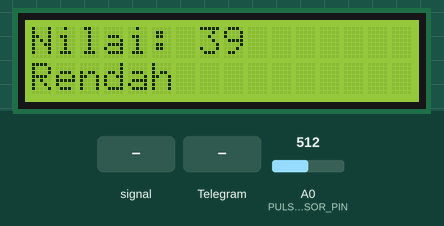
Recording of a sketch running on a simulated ESP8266 (NodeMCU). Shown: 16×2 character LCD. Inputs (shaded band) come from the test bench; at power-on: A0 (PULSE_SENSOR_PIN) = 512. WiFi joins after 1.5 s; servers stay silent unless stated; the local clock reads 2024-03-15 10:24:30 at power-on unless the sketch sets it; what the sketch prints to the serial monitor is not drawn.

Above: at 5.3 s.
5.4 s: A0 (PULSE_SENSOR_PIN) fed a 200 Hz sine of ±460 counts around its level
At 6.62 s:
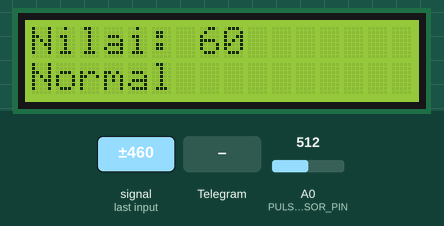
8.2 s: A0 (PULSE_SENSOR_PIN) set to 716
At 9.9 s:
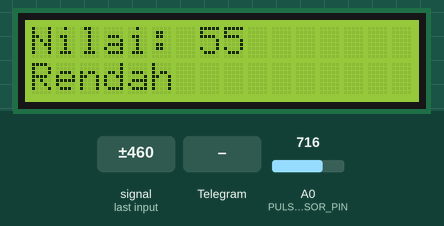
10.2 s: A0 (PULSE_SENSOR_PIN) fed a 1000 Hz sine of ±255 counts around its level
At 11.2 s:
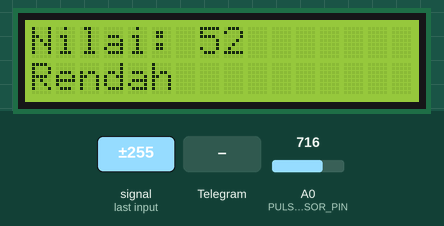
12.2 s: Telegram message "/start" received
At 15.0 s:
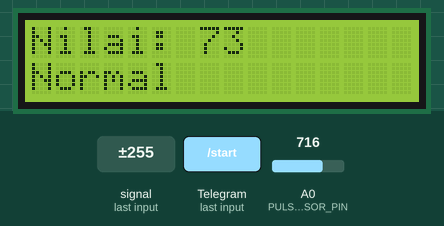
15.1 s: A0 (PULSE_SENSOR_PIN) set to 540
At 15.9 s:
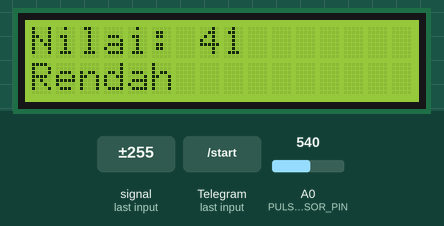
16.8 s: A0 (PULSE_SENSOR_PIN) set to 560
At 18.7 s:
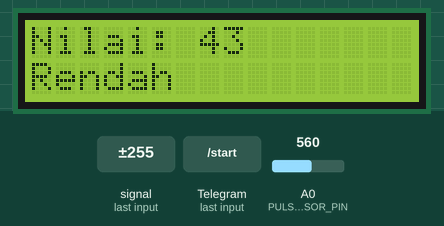
Timing chart, 0 to 19.8 s (numbered marks = the images above; inputs shaded):
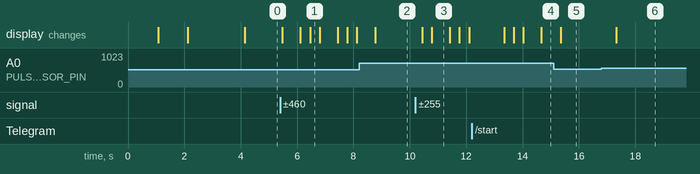

The sketch:

SmartHeartRate.ino
```cpp
#ifdef ESP32
  #include <WiFi.h>
#else
  #include <ESP8266WiFi.h>
#endif
#include <WiFiClientSecure.h>
#include <UniversalTelegramBot.h>
#include <ArduinoJson.h>
#include <Wire.h>
#include <LiquidCrystal_I2C.h>
LiquidCrystal_I2C lcd(0x27, 16, 2);

const char* ssid = "ENTER A VALUE";
const char* password = "ENTER A VALUE";

// Initialize Telegram BOT
#define BOTtoken "ENTER A VALUE"
#define CHAT_ID "ENTER A VALUE"

#ifdef ESP8266
  X509List cert(TELEGRAM_CERTIFICATE_ROOT);
#endif

WiFiClientSecure client;
UniversalTelegramBot bot(BOTtoken, client);

// Checks for new messages every 1 second.
int botRequestDelay = 1000;
unsigned long lastTimeBotRan;

const int PULSE_SENSOR_PIN = A0;
int Signal, valueFinal;
int Threshold = 550;

// Handle what happens when you receive new messages
void handleNewMessages(int numNewMessages) {
  Serial.println("handleNewMessages");
  Serial.println(String(numNewMessages));

  for (int i=0; i<numNewMessages; i++) {
    // Chat id of the requester
    String chat_id = String(bot.messages[i].chat_id);
    if (chat_id != CHAT_ID){
      bot.sendMessage(chat_id, "Unauthorized user", "");
      continue;
    }

    // Print the received message
    String text = bot.messages[i].text;
    Serial.println(text);

    String from_name = bot.messages[i].from_name;

    if (text == "/start") {
      String welcome = "Welcome, " + from_name + ".\n";
      welcome += "nanti diisi (penjelasan tentang project).\n\n";
      welcome += "nanti diisi (penjelasan tentang project) \n";
      welcome += "nanti diisi (penjelasan tentang project) \n";
      welcome += "nanti diisi (penjelasan tentang project) \n";
      bot.sendMessage(chat_id, welcome, "");
    }

  }

}

void pulseValue() {
  Signal = analogRead(PULSE_SENSOR_PIN);
  valueFinal = Signal/13;

  Serial.println(Signal);
  Serial.print("kalibrasi :");
  Serial.println(valueFinal);
  lcd.clear();
  lcd.setCursor(0,0);
  lcd.print("Nilai: " + String(valueFinal));

  if(valueFinal < 60) {
    lcd.setCursor(0,1);
    lcd.print("Rendah               ");
    String message = "LAPORAN MONITORING DETAK JANTUNG\n\n";
    message += "Heart Rate: " + String(valueFinal) + "\n";
    message += "Status: Detak jantung rendah \n";
    bot.sendMessage(CHAT_ID, message, "");
  } else if (valueFinal >= 60 && valueFinal <= 100) {
    lcd.setCursor(0,1);
    lcd.print("Normal               ");
    String message = "LAPORAN MONITORING DETAK JANTUNG\n\n";
    message += "Heart Rate: " + String(valueFinal) + "\n";
    message += "Status: Detak jantung normal \n";
    bot.sendMessage(CHAT_ID, message, "");
  } else {
    lcd.setCursor(0,1);
    lcd.print("Tinggi               ");
    String message = "LAPORAN MONITORING DETAK JANTUNG\n\n";
    message += "Heart Rate: " + String(valueFinal) + "\n";
    message += "Status: Detak jantung tinggi \n";
    bot.sendMessage(CHAT_ID, message, "");
  }
  delay(10);
}

void setup() {
  lcd.begin();
  //lcd.init();
  lcd.backlight();

  Serial.begin(115200);

  #ifdef ESP8266
    configTime(0, 0, "pool.ntp.org");      // get UTC time via NTP
    client.setTrustAnchors(&cert); // Add root certificate for api.telegram.org
  #endif

  // Connect to Wi-Fi
  WiFi.mode(WIFI_STA);
  WiFi.begin(ssid, password);
  #ifdef ESP32
    client.setCACert(TELEGRAM_CERTIFICATE_ROOT); // Add root certificate for api.telegram.org
  #endif
  while (WiFi.status() != WL_CONNECTED) {
    delay(1000);
    Serial.println("Connecting to WiFi..");
    lcd.setCursor(0,0);
    lcd.print("Connecting..");
  }
  // Print ESP32 Local IP Address
  Serial.println(WiFi.localIP());
  lcd.clear();
  lcd.setCursor(0,0);
  lcd.print(WiFi.localIP());
  lcd.setCursor(0,1);
  lcd.print("ALL CLEAR");
  delay(2000);
  lcd.clear();
}

void loop() {
  pulseValue();

  if (millis() > lastTimeBotRan + botRequestDelay)  {
    int numNewMessages = bot.getUpdates(bot.last_message_received + 1);

    while(numNewMessages) {
      Serial.println("got response");
      handleNewMessages(numNewMessages);
      numNewMessages = bot.getUpdates(bot.last_message_received + 1);
    }
    lastTimeBotRan = millis();
  }
}
```

Measured:
- after the input at 5.4 s, the display: first changes after 0.07 s (image 1 shows a later state)
- after the input at 10.2 s, the display: first changes after 0.24 s (image 3 shows a later state)
- after the input at 12.2 s, the display: first changes after 1.1 s (image 4 shows a later state)
- after the input at 15.1 s, the display: changes after 0.26 s (image 5)
- after the input at 16.8 s, the display: changes after 0.52 s (image 6)
- what the display in image 3 shows lasts 0.6 s, from 10.8 s to 11.4 s
